Frame 1 (no input): blank canvas, image omitted
Frame 60 (no input): blank canvas, image omitted
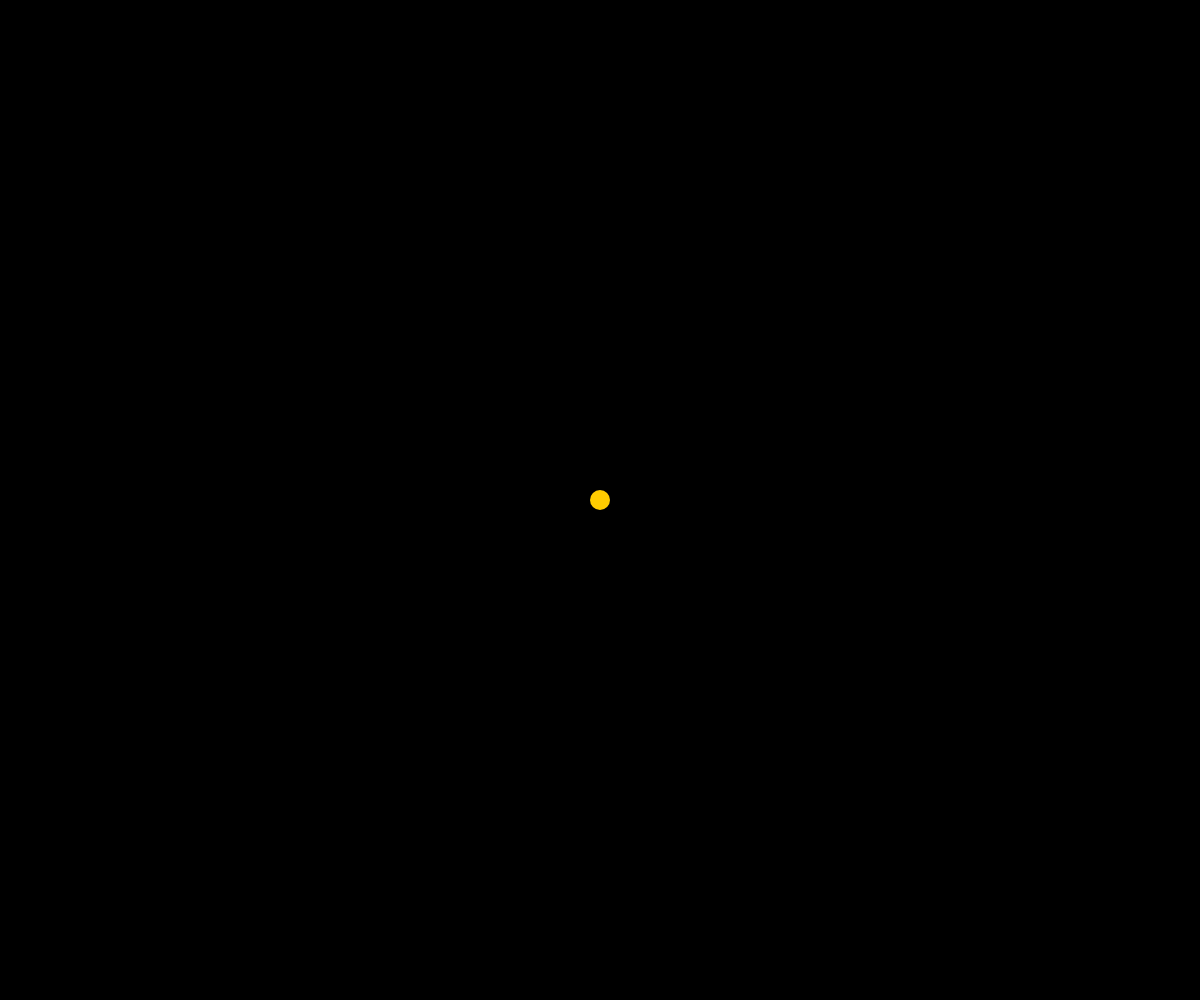
Frame 120 (the mouse pressed at the canvas centre since frame 60)

The p5.js sketch whose frames 1 and 60 were blank and that drew this single picture after the mouse press (run headless with seeded random() and noise() and a simulated clock; from frame 60 on, the mouse is pressed at the canvas centre):

// p5.js sketch
// ── sketch.js
// Jerry's project


function setup() {
  createCanvas(windowWidth, windowHeight);
  noCursor();
  noStroke();
}

function draw() {
  background(0)
  //Hero
  fill(255, 204, 0);
  ellipse(mouseX, mouseY, 20);
  // ellipse(mouseX,mouseY,30)

}

// function mouseIsPressed() {
//   if mouseClicked() {
//     fill(255, 204, 0);
//     textFont()
//     textSize(32)
//     text("this is sunshine");
//   }
// }
